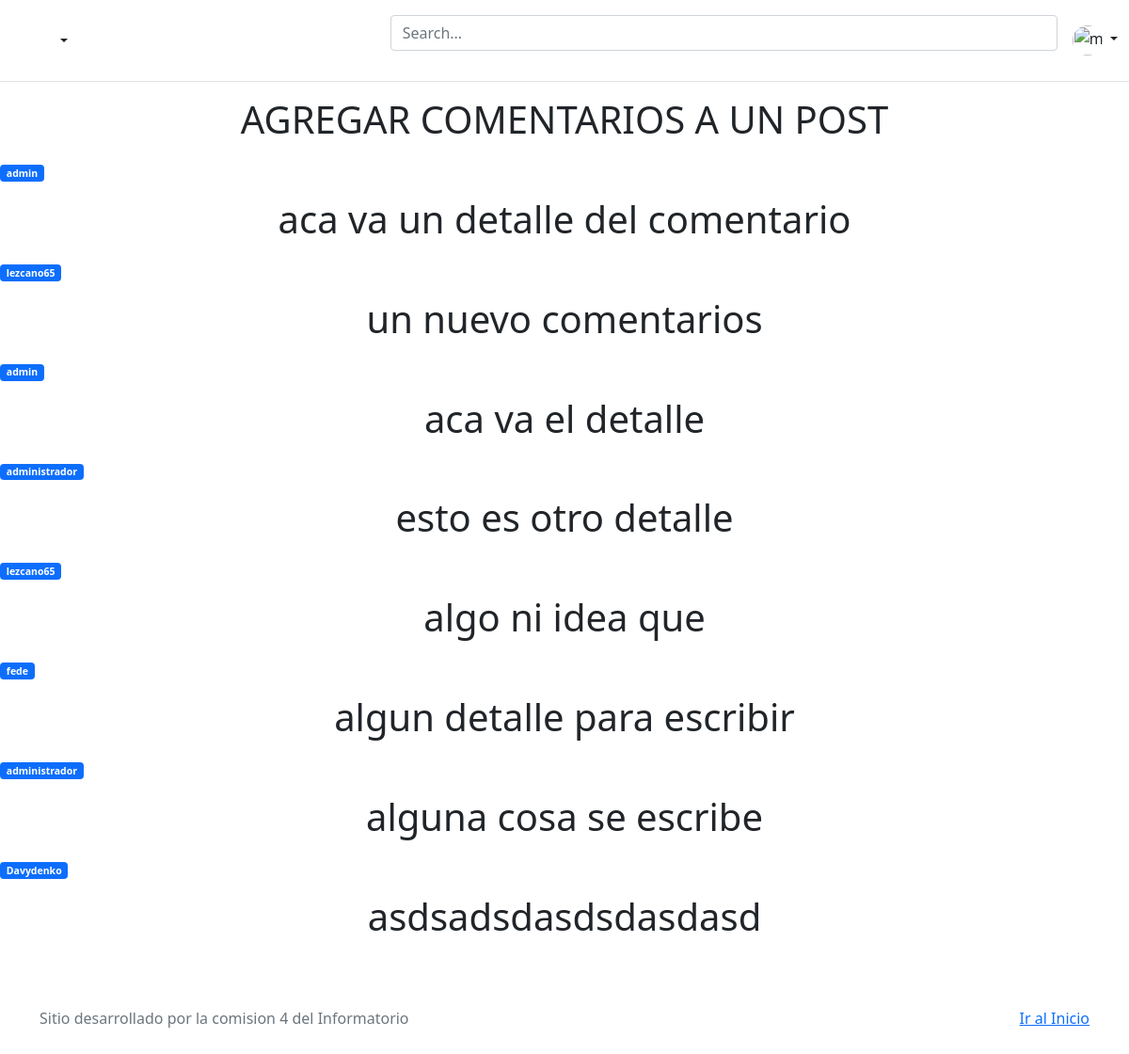
/Post/Detalle/1/vercomentarios (signed in), run on the app's committed database.
### apps/comentario/models.py (models this page shows)
class Comentario(models.Model):
	detalle = models.TextField(max_length=1000)
	autor = models.ForeignKey(Usuario, on_delete=models.CASCADE, null=True,blank=True)
	posteo = models.ForeignKey( Post,on_delete=models.CASCADE,null=True,blank=True)
	class Meta:
		db_table="Comentario"
	def __str__(self):
		return self.detalle

### apps/usuarios/models.py (models this page shows)
class Usuario(AbstractUser):
	dni = models.IntegerField(null=True, blank=True)
	es_administrador = models.BooleanField(default=False)
	es_escritor = models.BooleanField(default=False)
	class Meta:
		db_table="usuarios"
	def __str__(self):
		return f"{self.username}"

### apps/post/views.py (the view)
# urls.py: path("Detalle/<int:pk>/vercomentarios", views.VerComentario.as_view(), name="vercomentarios"),
class VerComentario(ListView):
	template_name="post/vercomentarios.html"
	model = Comentario
	comentarios= Comentario.objects.all()
	context_object_name="comentarios"
	def get_queryset(self):
		return self.comentarios

### templates/post/vercomentarios.html (shortened to what this page needs)
{% extends "base/base.html" %}
{% load static %}
{% block contenido %}
<h1 class="text-center titulo pb-3">AGREGAR COMENTARIOS A UN POST</h1>
    {% for p in comentarios  %}
    <p class="card-text"><small class="text-muted"><span class="badge bg-primary">{{p.autor}}</span></small></p>
    <h1 class="text-center titulo pb-3"> {{p}} </h1>
    {% endfor %}
{% endblock contenido %}

### data on the page
Comentario: autor "admin", detalle "aca va un detalle del comentario"
Comentario: autor "lezcano65", detalle "un nuevo comentarios"
Comentario: autor "admin", detalle "aca va el detalle"
Comentario: autor "administrador", detalle "esto es otro detalle"
Comentario: autor "lezcano65", detalle "algo ni idea que"
Comentario: autor "fede", detalle "algun detalle para escribir"
Comentario: autor "administrador", detalle "alguna cosa se escribe"
Comentario: autor "Davydenko", detalle "asdsadsdasdsdasdasd"
